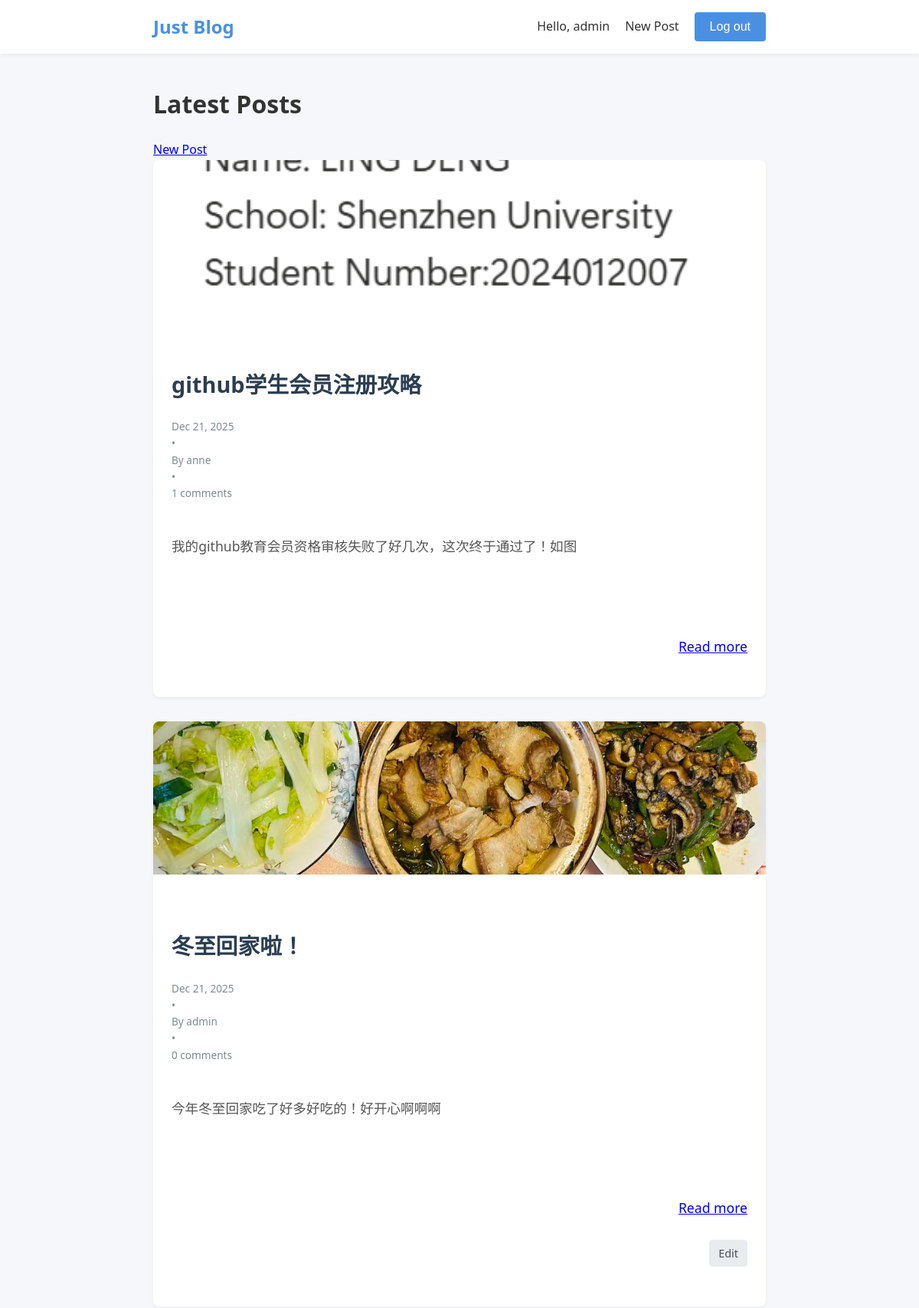
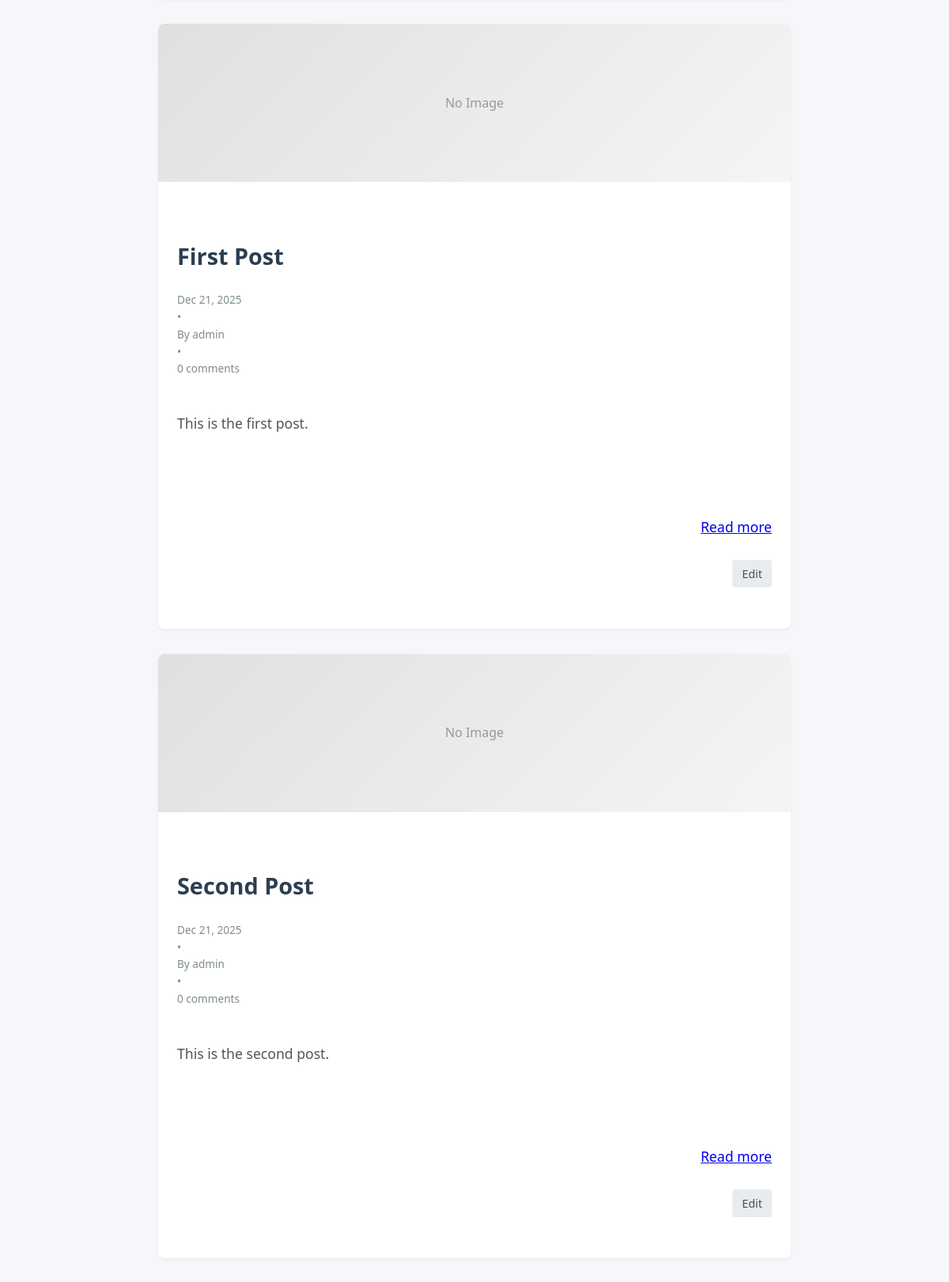
The app's page / (signed in, upper part) with its own data (2 pictures, top to bottom).
### blogs/models.py (models this page shows, shortened)
class BlogPost(models.Model):
    title = models.CharField(max_length=200)
    text = models.TextField()
    image = models.ImageField(upload_to='blog_images/', blank=True, null=True)
    date_added = models.DateTimeField(auto_now_add=True)
    owner = models.ForeignKey(User, on_delete=models.CASCADE)

### blogs/views.py (the view)
# urls.py: path('', views.index, name='index'),
def index(request):
    posts = BlogPost.objects.order_by('-date_added')
    context = {'posts': posts}
    return render(request, 'blogs/index.html', context)

### blogs/templates/blogs/index.html (shortened to what this page needs)
{% extends "blogs/base.html" %}
{% block content %}
<div class="header-actions">
    <h1>Latest Posts</h1>
    {% if user.is_authenticated %}
        <a href="{% url 'blogs:new_post' %}" class="btn btn-primary">New Post</a>
    {% endif %}
</div>
<div class="post-grid">
    {% for post in posts %}
        <article class="post-card">
            {% if post.image %}
                <img src="{{ post.image.url }}" alt="{{ post.title }}" class="post-cover-img">
            {% else %}
                <div class="post-cover-img" style="background: linear-gradient(135deg, #e0e0e0 0%, #f5f5f5 100%); display: flex; align-items: center; justify-content: center; color: #999;">
                    No Image
                </div>
            {% endif %}
            <div class="post-content">
                <h2 class="post-title">
                    <a href="{% url 'blogs:post_detail' post.id %}">{{ post.title }}</a>
                </h2>
                <div class="post-meta">
                    <span>{{ post.date_added|date:'M d, Y' }}</span>
                    &bull;
                    <span>By {{ post.owner.username }}</span>
                    &bull;
                    <span>{{ post.comments.count }} comments</span>
                </div>
                <div class="post-excerpt">
                    {{ post.text|truncatewords:20 }}
                </div>
                <div class="post-actions">
                    <a href="{% url 'blogs:post_detail' post.id %}" class="read-more">Read more</a>
                    {% if user == post.owner %}
                        <a href="{% url 'blogs:edit_post' post.id %}" class="btn-edit">Edit</a>
                    {% endif %}
                </div>
            </div>
        </article>
    {% endfor %}
</div>
{% endblock content %}

### blogs/templates/blogs/base.html (shortened to what this page needs)
{% load static %}
<!DOCTYPE html>
<html lang="en">
<head>
    <link rel="stylesheet" href="{% static 'blogs/style.css' %}">
</head>
<body>
    <header>
        <nav>
            <a href="{% url 'blogs:index' %}" class="logo">Just Blog</a>
            <div class="nav-links">
                {% if user.is_authenticated %}
                    <span>Hello, {{ user.username }}</span>
                    <a href="{% url 'blogs:new_post' %}">New Post</a>
                    <form action="{% url 'logout' %}" method="post" style="display:inline;">
                        <button type="submit" class="btn-logout">Log out</button>
                    </form>
                {% else %}
                    <a href="{% url 'login' %}">Log in</a>
                    <a href="{% url 'blogs:register' %}">Register</a>
                {% endif %}
            </div>
        </nav>
    </header>
    <main>
        {% block content %}{% endblock content %}
    </main>
</body>
</html>

### blogs/static/blogs/style.css (style rules this page uses)
:root { --primary-color: #4a90e2; --secondary-color: #f5f7fa; --text-color: #333; --light-text: #666; --white: #ffffff; --shadow: 0 4px 6px rgba(0, 0, 0, 0.1); --radius: 8px; --transition: all 0.3s ease; }
body { font-family: 'Segoe UI', Tahoma, Geneva, Verdana, sans-serif; background-color: var(--secondary-color); color: var(--text-color); margin: 0; padding: 0; line-height: 1.6; }
header { background-color: var(--white); box-shadow: 0 2px 4px rgba(0,0,0,0.05); padding: 1rem 0; position: sticky; top: 0; z-index: 1000; }
nav { max-width: 800px; margin: 0 auto; padding: 0 20px; display: flex; justify-content: space-between; align-items: center; }
.logo { font-size: 1.5rem; font-weight: bold; color: var(--primary-color); text-decoration: none; }
.nav-links { display: flex; align-items: center; gap: 20px; }
.nav-links a { text-decoration: none; color: var(--text-color); font-weight: 500; transition: var(--transition); }
.btn-logout { background: none; border: 1px solid var(--primary-color); color: var(--primary-color); padding: 5px 15px; border-radius: 20px; cursor: pointer; font-size: 0.9rem; transition: var(--transition); }
main { max-width: 800px; margin: 40px auto; padding: 0 20px; }
.post-card { background-color: var(--white); border-radius: var(--radius); padding: 30px; margin-bottom: 30px; box-shadow: var(--shadow); transition: var(--transition); border-left: 4px solid transparent; }
.post-title { margin: 0; font-size: 1.8rem; color: #2c3e50; }
.post-title a { color: #2c3e50; text-decoration: none; }
.post-meta { font-size: 0.85rem; color: #7f8c8d; margin-bottom: 1rem; }
.post-content { font-size: 1.1rem; color: #444; white-space: pre-line; padding: 1.5rem; flex-grow: 1; display: flex; flex-direction: column; }
.post-excerpt { color: #555; line-height: 1.6; margin-bottom: 1.5rem; flex-grow: 1; }
.post-actions { margin-top: 20px; text-align: right; }
.btn-edit { display: inline-block; padding: 6px 12px; background-color: #e9ecef; color: #495057; text-decoration: none; border-radius: 4px; font-size: 0.9rem; transition: var(--transition); }
button[type="submit"] { background-color: var(--primary-color); color: var(--white); border: none; padding: 10px 20px; border-radius: 4px; cursor: pointer; font-size: 1rem; transition: var(--transition); }
.post-grid { display: grid; grid-template-columns: repeat(auto-fill, minmax(400px, 1fr)); gap: 2rem; }
.post-card { background: white; border-radius: 8px; box-shadow: 0 2px 4px rgba(0,0,0,0.05); padding: 0; transition: transform 0.2s, box-shadow 0.2s; border-left: none; overflow: hidden; display: flex; flex-direction: column; height: 100%; }
.post-cover-img { width: 100%; height: 200px; object-fit: cover; background-color: #eee; }

### records on screen
BlogPost: image (picture), title "github学生会员注册攻略", date_added "Dec 21, 2025", owner.username "anne", comments.count "1", text "我的github教育会员资格审核失败了好几次，这次终于通过了！如图"
BlogPost: image (picture), title "冬至回家啦！", date_added "Dec 21, 2025", owner.username "admin", comments.count "0", text "今年冬至回家吃了好多好吃的！好开心啊啊啊", shows "Edit"
BlogPost: shows "No Image", title "First Post", date_added "Dec 21, 2025", owner.username "admin", comments.count "0", text "This is the first post.", shows "Edit"
BlogPost: shows "No Image", title "Second Post", date_added "Dec 21, 2025", owner.username "admin", comments.count "0", text "This is the second post.", shows "Edit"

### other values on screen
{{ user.username }} "admin"
